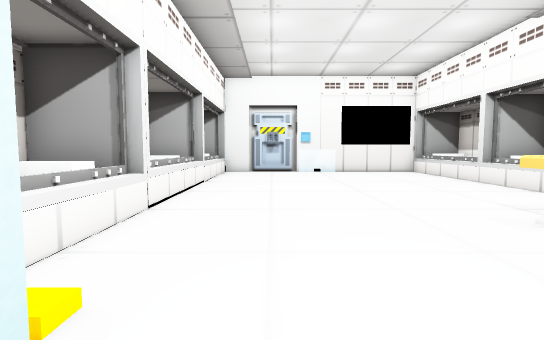
View 1 (above)

13 first-person views from a walk through a 3-D level made in the Unity game engine. The camera is 1.2 m above the floor, tilts 4° down and sees 85° across. The floor is counted in squares, 1 m on a side. Each view is taken from the middle of a square. On the plan, view 1 faces up. The plan holds only what a view shows up to about 13 squares ahead; the rest is blank. The place goes on beyond the plan. The player character is not drawn. Door leaves are left out, so doorways stand open. Some surface patterns are stand-ins.

View 2
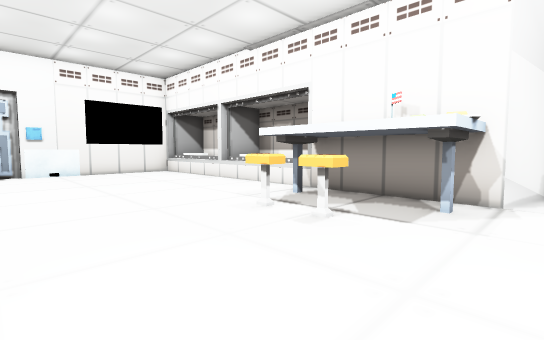

View 3
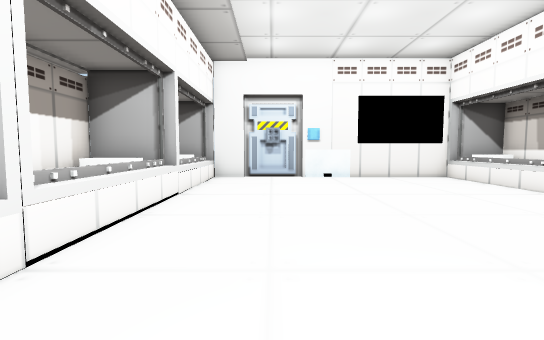

View 4
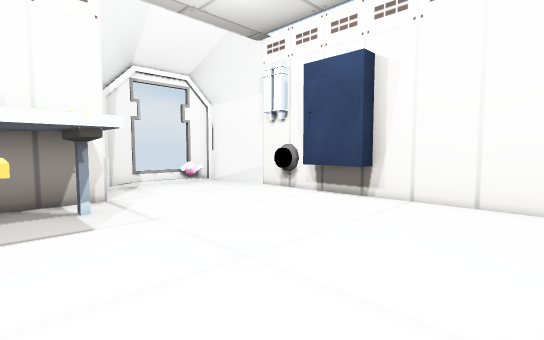

View 5
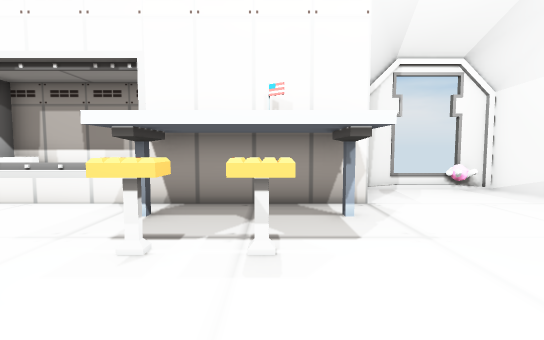

View 6
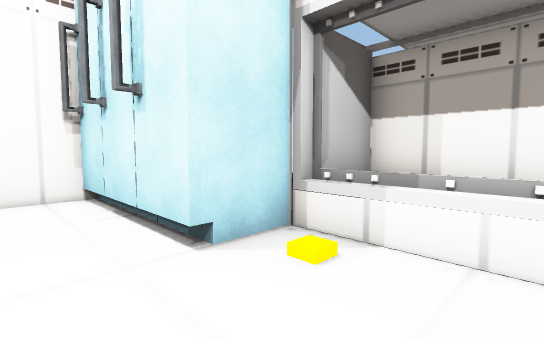

View 7
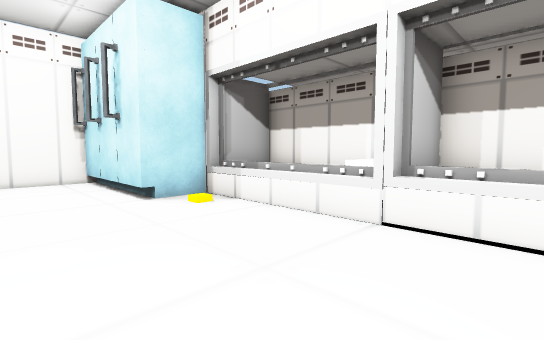

View 8
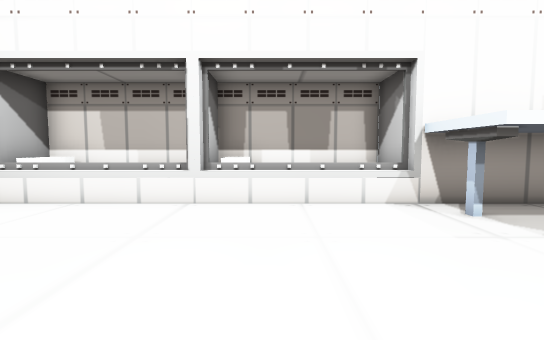

View 9
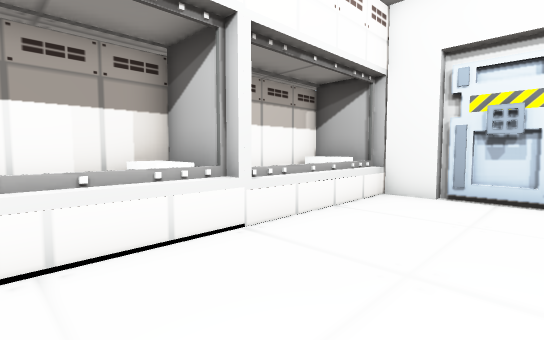

View 10
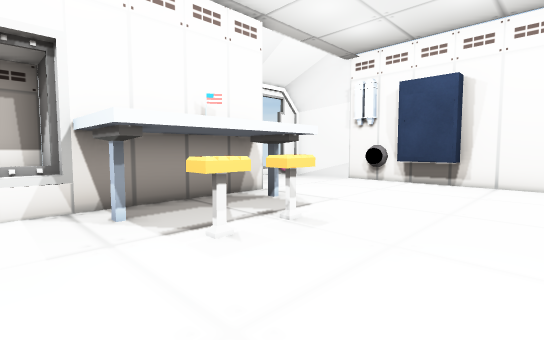

View 11
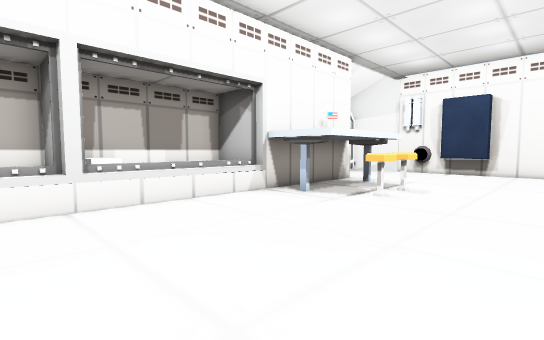

View 12
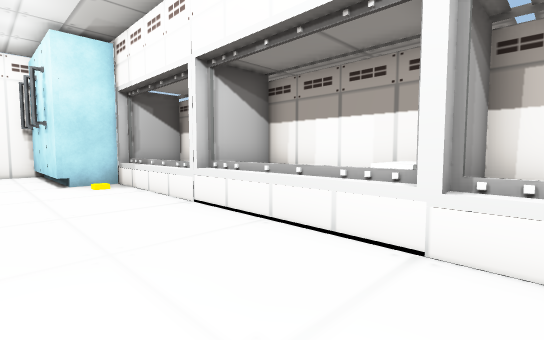

View 13
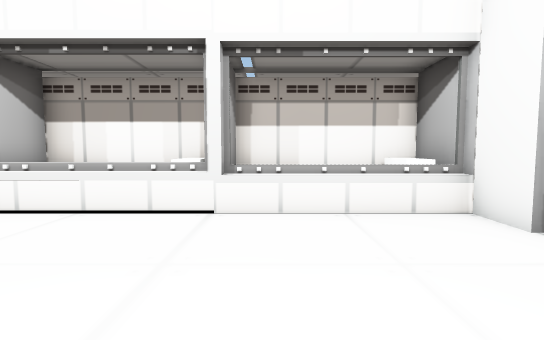

### Floor plan
Key: @ floor where view 1 was taken; # wall or solid block; . floor; D open door; = window, fence, low wall or low ledge; C cabinet; T table; F flag; O other object.
Columns run from 5 left of view 1 to 10 right of it. Each row starts with its distance up from view 1.
 16 OOO######OOOOOOO
 15 #OO..........OOO
 14 # O..........O O
 13 # O..........O O
 12 # O..........O O
 11 #OO..........OOO
 10 #OO..........OOO
  9 # O..........O O
  8 # O..........O O
  7 # O..........O O
  6 #OO........TTOOO
  5 #OO......OTTT#
  4 # O.......TTT#
  3 # O......OTTF#
  2 # OO......TTT#
  1 OOOC#......TT##
  0   CC#@.........#
 -1    C#..........D
 -2    C#..........O
 -3   CC#.........=O
 -4    C#####OOO####

Positions as (right, up) in squares from view 1, and headings:
1: (0, 0), facing up
2: (0, 0), facing up-right
3: (0, 3), facing up
4: (0, 3), facing down-right
5: (1, 3), facing right
6: (1, 4), facing down-left
7: (2, 8), facing down-left
8: (1, 9), facing right
9: (1, 8), facing up-left
10: (1, 7), facing down-right
11: (1, 12), facing down-right
12: (1, 12), facing down-left
13: (3, 12), facing left
